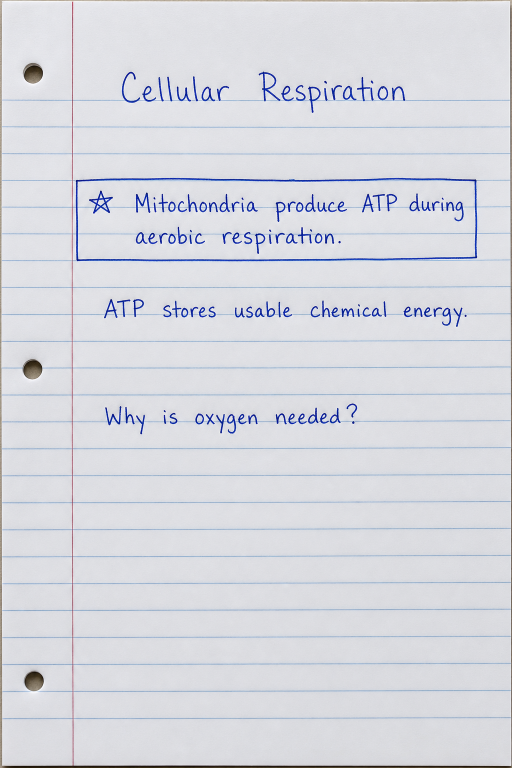
#> input picture sample-data/mitochondria-atp/notebook-page.png, 1024 x 1536 px (shown at 1/2 size)
$ python -i preprocess.py   (imports and definitions only)
#> lines starting #> are read from the running program, lines starting #| are printed output that depends on the picture; after the words box and inside, x2 and y2 are one past the last pixel; in counts of white or black regions, pixels touching at a corner belong together
import base64
import binascii
from dataclasses import dataclass
from io import BytesIO

import cv2
import numpy as np
from PIL import Image, ImageEnhance, ImageOps, UnidentifiedImageError

from app.schemas.notebook_analysis import BoundingBox

MAX_PROCESSED_DIMENSION = 2500
GEMINI_MAX_DIMENSION = 1600
DISPLAY_JPEG_QUALITY = 92
GEMINI_JPEG_QUALITY = 84
PERSPECTIVE_DETECTION_DIMENSION = 900


@dataclass(frozen=True)
class ProcessedNotebookImage:
    width: int
    height: int
    display_image_base64: str
    gemini_image_base64: str
    display_image_array: np.ndarray
    analysis_image_base64: str | None
    analysis_image_array: np.ndarray | None
    warnings: list[str]


# [35 lines that did not run here, left out]


def get_analysis_image_array(processed_image: ProcessedNotebookImage) -> np.ndarray:
    if processed_image.analysis_image_array is not None:
        return processed_image.analysis_image_array

    display_image = Image.fromarray(processed_image.display_image_array)
    return np.array(enhance_for_analysis(display_image))


def load_notebook_image(image_bytes: bytes) -> Image.Image:
    try:
        image = Image.open(BytesIO(image_bytes))
    except UnidentifiedImageError as exc:
        raise ValueError("Unsupported or invalid notebook image.") from exc

    return ImageOps.exif_transpose(image).convert("RGB")


# [12 lines that did not run here, left out]


def correct_perspective(image: Image.Image) -> tuple[Image.Image, bool]:
    image_array = np.array(image)
    corners = find_document_corners(image_array)
    if corners is None:
        return image, False

    warped = warp_document(image_array, corners)
    if warped is None:
        return image, False
    return Image.fromarray(warped), True


def find_document_corners(image_array: np.ndarray) -> np.ndarray | None:
    height, width = image_array.shape[:2]
#> height = 1536; width = 1024
    scale = min(1.0, PERSPECTIVE_DETECTION_DIMENSION / max(width, height))
#> scale = 0.586
    resized = cv2.resize(image_array, None, fx=scale, fy=scale) if scale < 1 else image_array
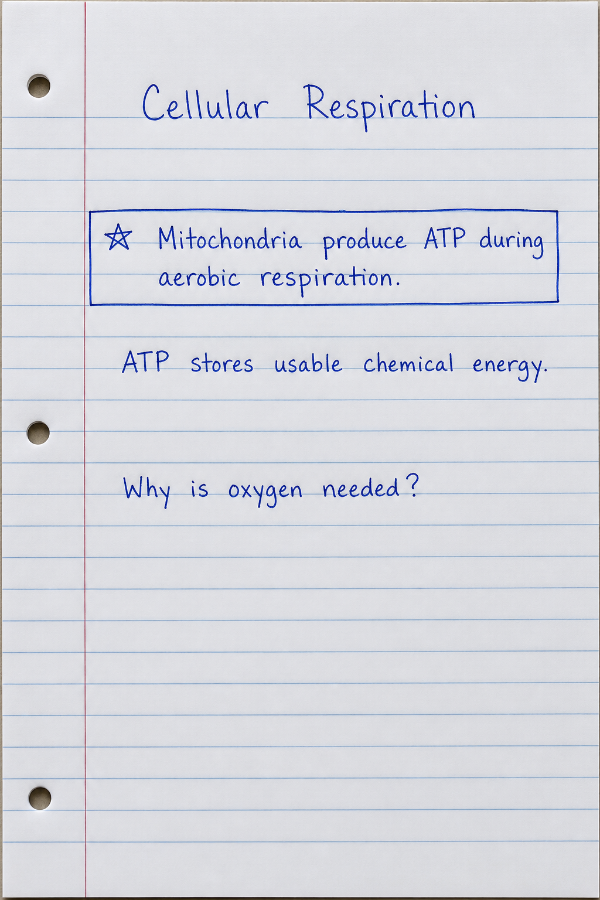
#> resized: shape (900, 600, 3); mean R, G, B 214.7, 216.3, 223.3
    gray = cv2.cvtColor(resized, cv2.COLOR_RGB2GRAY)
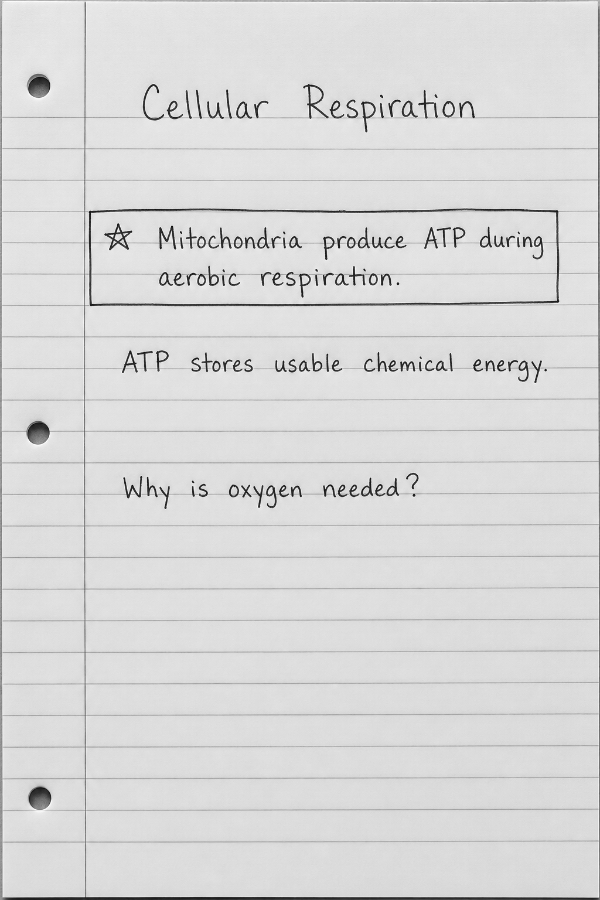
#> gray: shape (900, 600); min 12, max 253, mean 216.6
    blurred = cv2.GaussianBlur(gray, (5, 5), 0)
    edges = cv2.Canny(blurred, 60, 180)
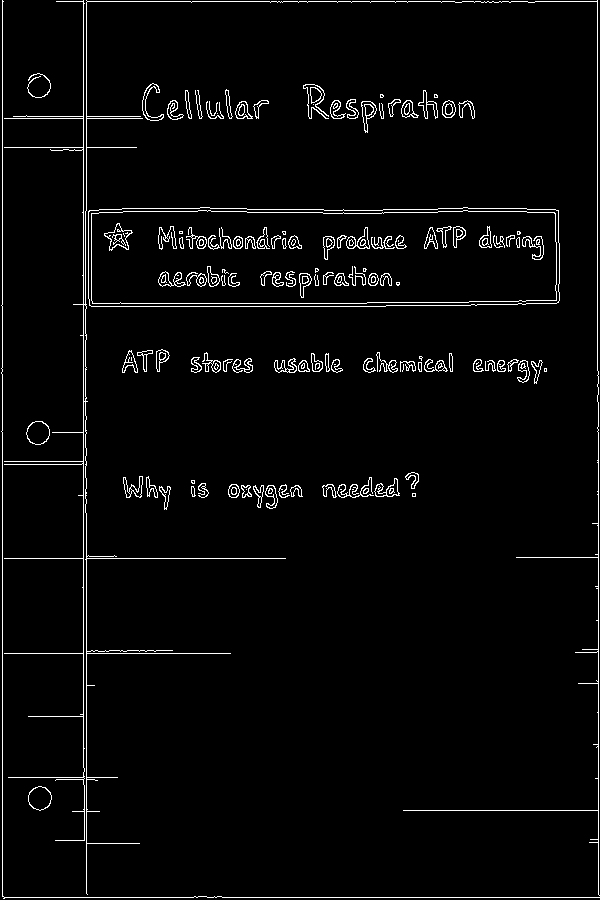
#> edges: shape (900, 600); 3.1% white in thin lines or dots
    edges = cv2.dilate(edges, np.ones((3, 3), dtype=np.uint8), iterations=2)
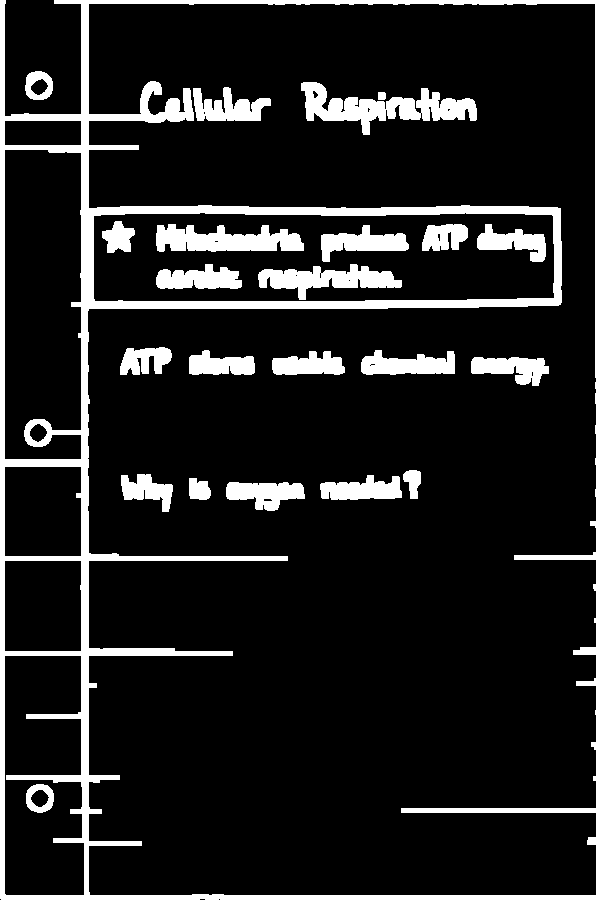
#> edges: shape (900, 600); 12.8% white; 23 white regions
    contours, _ = cv2.findContours(edges, cv2.RETR_LIST, cv2.CHAIN_APPROX_SIMPLE)
#> contours = 46 contours, 11 with area under 20; largest, box (x1, y1, x2, y2) and area: (0, 0, 600, 900) 529794, (87, 3, 597, 896) 399743, (93, 212, 555, 302) 39880, (4, 149, 82, 460) 22966, (4, 655, 85, 896) 17933
    minimum_area = resized.shape[0] * resized.shape[1] * 0.2
#> minimum_area = 108000

    candidates: list[tuple[float, np.ndarray]] = []
    for contour in contours:
        area = cv2.contourArea(contour)
        if area < minimum_area:
            continue
        perimeter = cv2.arcLength(contour, True)
        polygon = cv2.approxPolyDP(contour, 0.02 * perimeter, True)
        if len(polygon) != 4:
            continue
        points = polygon.reshape(4, 2).astype(np.float32)
        if touches_full_image_boundary(points, resized.shape[1], resized.shape[0]):
            continue
        candidates.append((area, points))
#> this loop made 46 passes
#> area on passes 1 to 12: 233, 627, 17933, 7000, 23.5, 1420, 356.5, 1327, 991.5, 308, 6907, 232.5
#> (area, perimeter) on passes 45 to 46: (399743, 5823), (529794, 3283)
#> after the loop, candidates = []

    if not candidates:
        return None

    _, points = max(candidates, key=lambda candidate: candidate[0])
    return points / scale


# [94 lines left out: functions touches_full_image_boundary, warp_document, order_corners, resize_to_max_dimension, enhance_for_analysis, denoise_image and 2 more, not called in this run]

>>> import cv2
>>> picture = cv2.cvtColor(cv2.imread('../../../../../sample-data/mitochondria-atp/notebook-page.png'), cv2.COLOR_BGR2RGB)
>>> result = correct_perspective(picture)
